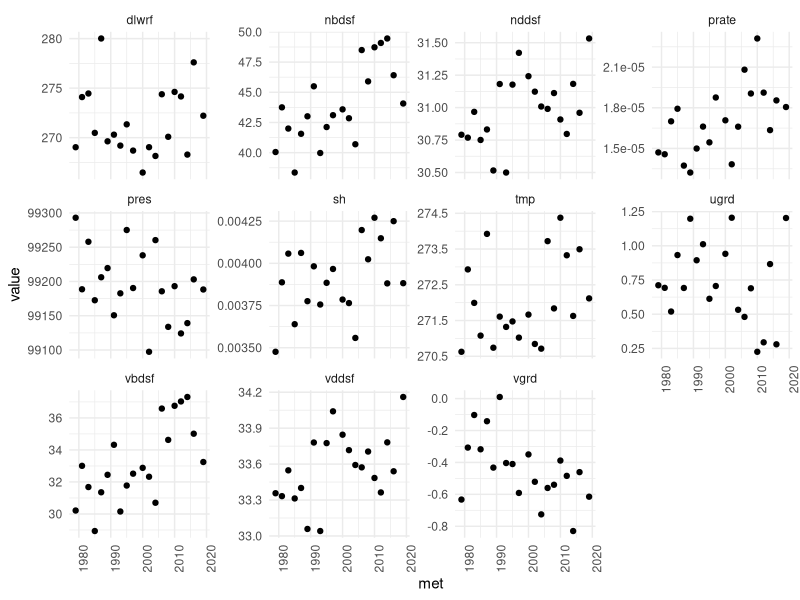
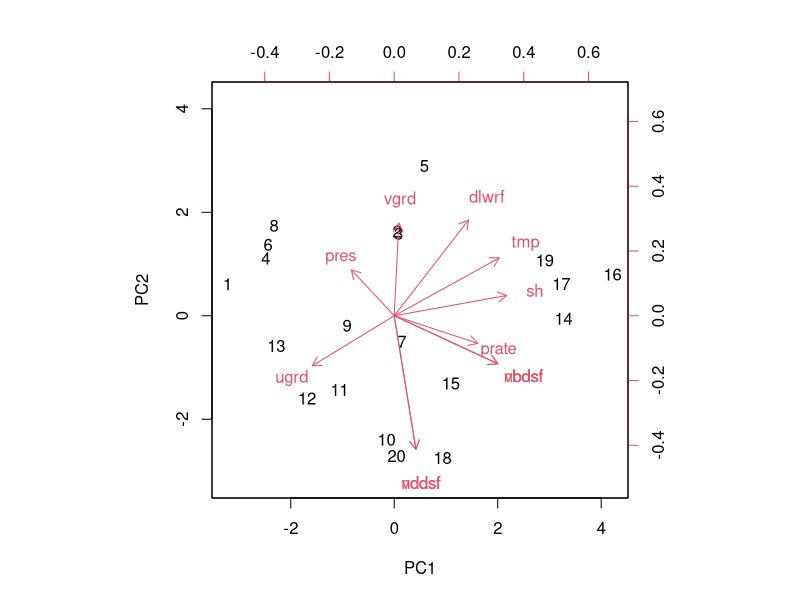
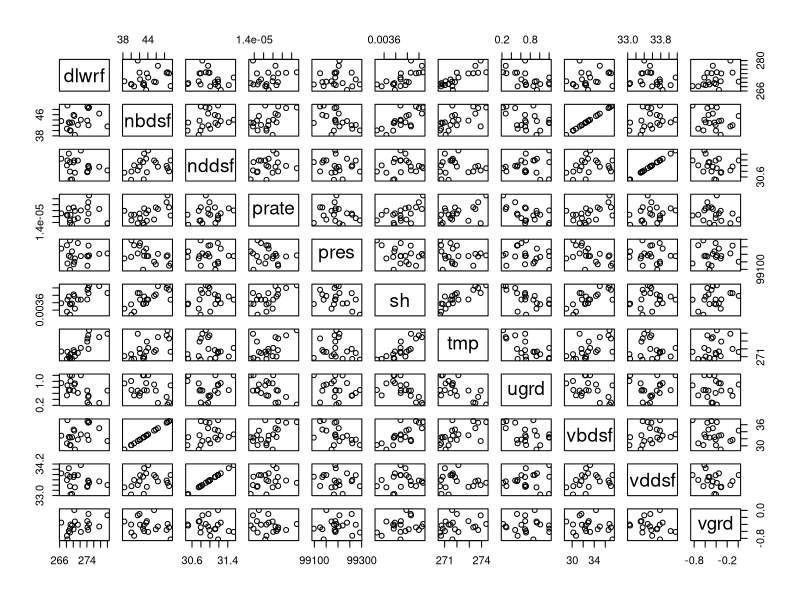
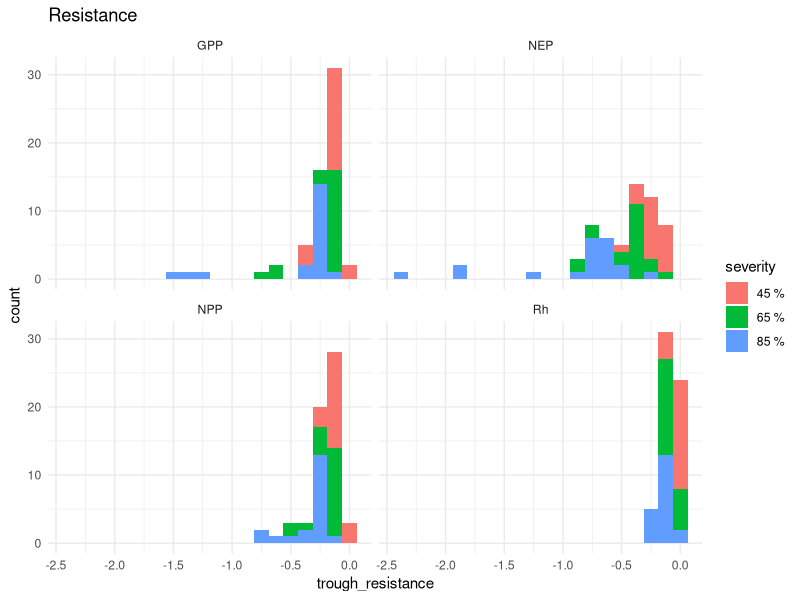
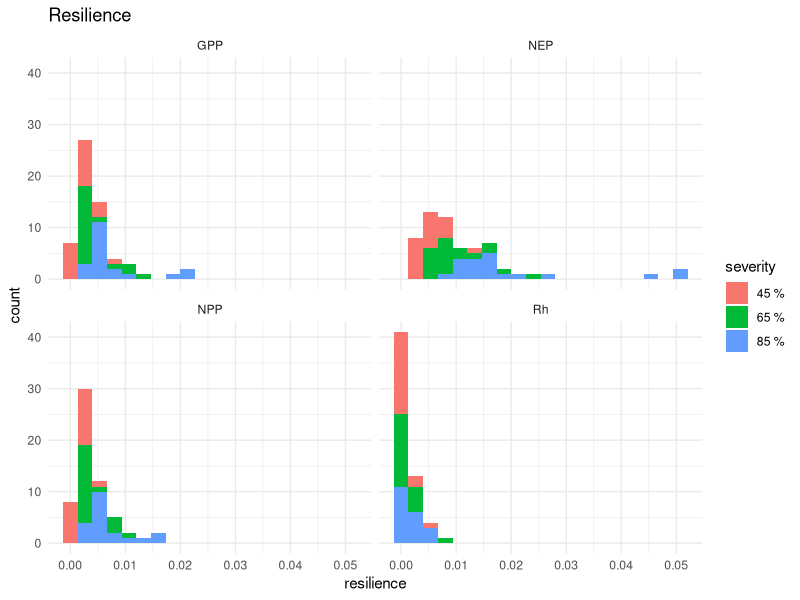
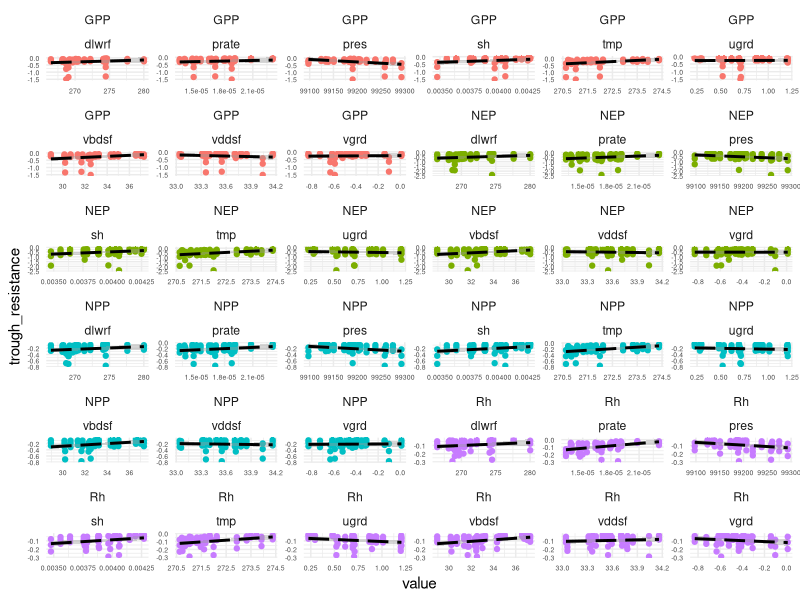

Here is the R script that generated these plots, in order: (Note: this script raises an error after producing the figures.)
## ---- chunk 1
knitr::opts_chunk$set(echo = TRUE)

library(dplyr)

library(readr)
resistance <- read_csv("ED-outputs/results/metric/resistance_values.csv")
resilience <- read_csv("ED-outputs/results/metric/resilience_values.csv")
met <- read_csv("ED-outputs/results/constant_annual_met_data.csv")
## ---- chunk 2
met %>% 
  # hgt is constant; remove
  filter(variable != "hgt") %>%   
  group_by(met, variable) %>% 
  summarise(value = mean(value), .groups = "drop") ->
  met2

library(ggplot2)
theme_set(theme_minimal())
ggplot(met2, aes(met, value)) +
  geom_point() + 
  facet_wrap(~variable, scales = "free_y") +
  theme(axis.text.x = element_text(angle = 90))

library(tidyr)
met2_wide <- pivot_wider(met2, id_cols = "met", names_from = "variable")
pca_met <- prcomp(met2_wide[-1], scale. = TRUE)  # -1 removes met year column 
biplot(pca_met, scale = 0)
pairs(met2_wide[-1])
## ---- chunk 3
ggplot(resistance, aes(trough_resistance, fill = severity)) +
  geom_histogram(bins = 20) + 
  ggtitle("Resistance") +
  facet_wrap(~variable)

ggplot(resilience, aes(resilience, fill = severity)) +
  geom_histogram(bins = 20) + 
  ggtitle("Resilience") +
  facet_wrap(~variable)
## ---- chunk 4
# Build a combined met-metric dataset
resistance %>% 
  select(variable, met, trough_resistance) %>% 
  # We see from the met analysis above that vbdsf and vddsf are highly
  # correlated with nbdsf and nddsf respectively; remove one pair
  left_join(select(met2_wide, -nbdsf, -nddsf), by = "met") ->
  resist_combined

resist_combined %>% 
  pivot_longer(dlwrf:vgrd) %>% 
  ggplot(aes(value, trough_resistance, color = variable)) +
  geom_point() + 
  facet_wrap(variable~name, scales = "free") + 
  geom_smooth(method = "lm", formula = y ~ x, color = "black", linetype = 5) +
  theme(legend.position = "none", axis.text = element_text(size = 5))
## ---- chunk 5
# Fit a Random Forest for each variable (across all treatment severities)
# Note the r.f. functions don't play well with tibbles, so change to data frame
library(randomForest)
rc_all <- split(as.data.frame(resist_combined), resist_combined$variable)
rf_all <- lapply(rc_all, function(x) 
  randomForest(trough_resistance ~ ., data = x[-1:-2], importance = TRUE)
)

# Importance metrics and partial plot data
import <- list()
partial <- list()
for(var in names(rf_all)) {
  mod <- rf_all[[var]]
  imp <- as.data.frame(importance(mod))
  imp$met_var <- rownames(imp)
  import[[var]] <- as_tibble(imp)
  
  impvar <- rownames(imp)[order(imp[, 1], decreasing = TRUE)]
  for (i in seq_along(impvar[1:3])) {
    pp <- partialPlot(mod, rc_all[[var]], impvar[i], plot = FALSE)
    partial[[paste(var, i)]] <- tibble(var = var, 
                                       met_var = impvar[i],
                                       x = pp$x, y = pp$y)
  }
}

import <- bind_rows(import, .id = "var")
library(forcats)
lapply(split(import, import$var), function(x) {
  ggplot(x, aes(fct_reorder(met_var, `%IncMSE`), `%IncMSE`)) + 
    geom_col() +
    coord_flip() +
    xlab("Met variable") +
    ggtitle(unique(x$var))
})

partial <- bind_rows(partial)
ggplot(bind_rows(partial), aes(x, y, color = var)) + 
  geom_line() + 
  xlab("Met var value") + ylab("Metric") +
  ggtitle("Partial dependence plot") +
  facet_grid(var ~ met_var, scales = "free")
